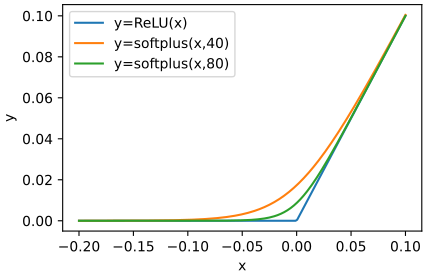

Here is the Python script that generated this plot:
import matplotlib.pyplot as plt
import numpy as np

plt.rcParams["figure.figsize"] = 4.5, 3
# plt.rcParams['figure.dpi'] = 300
# plt.rcParams['savefig.dpi'] = 300

softplus = lambda x, beta: 1/beta * np.logaddexp(0, beta*x)
x = np.linspace(-0.2, 0.1, 200)
relu = np.maximum(x, 0)
b40 = softplus(x, 40)
b80 = softplus(x, 80)

plt.plot(x, np.column_stack((relu, b40, b80)), label=['y=ReLU(x)', 'y=softplus(x,40)', 'y=softplus(x,80)'])
plt.xlabel('x')
plt.ylabel('y')
plt.legend()
plt.tight_layout()
# plt.show()
plt.savefig('softplus.pdf')
